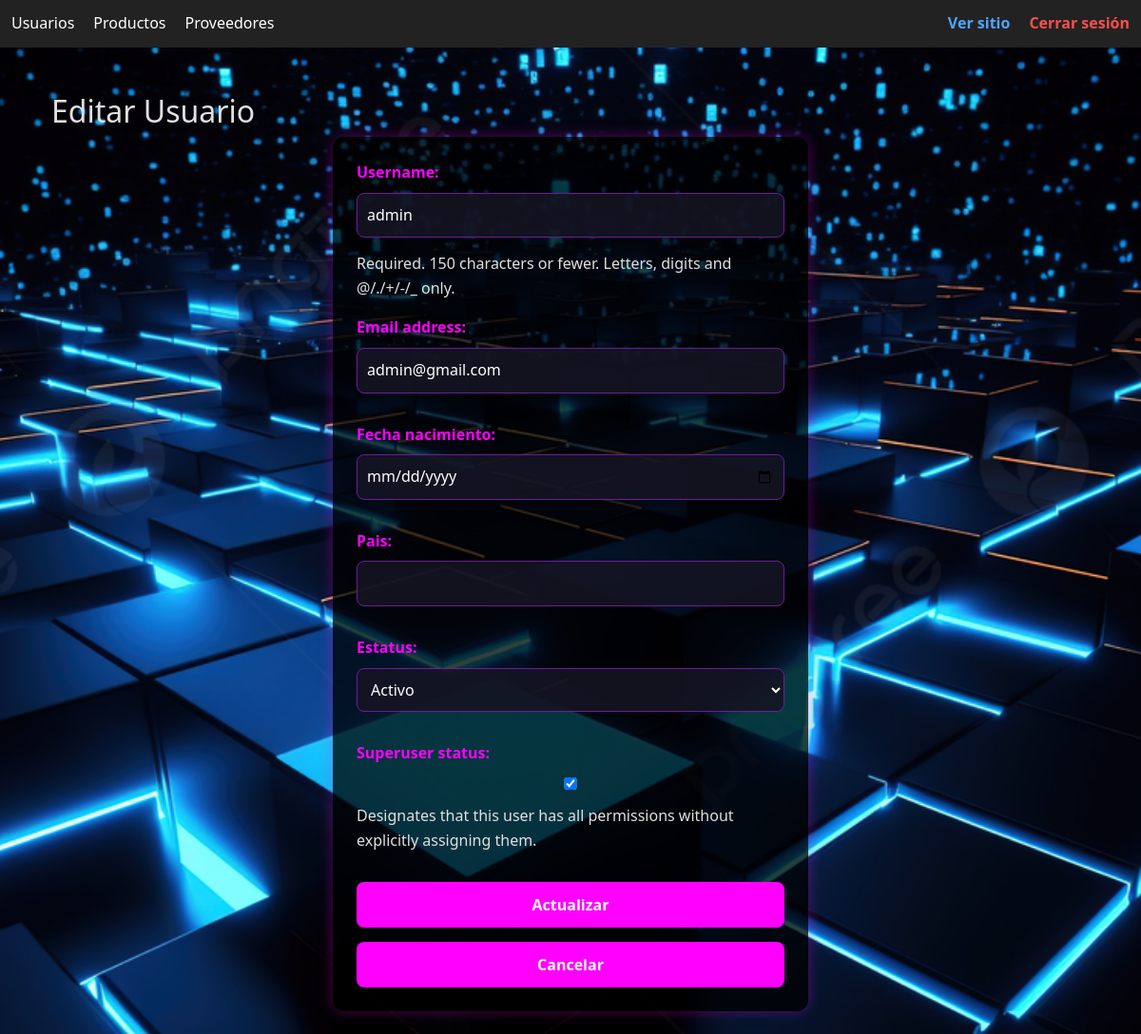
Page /crud/usuarios/editar/4/ (signed in) on the earlier database version.
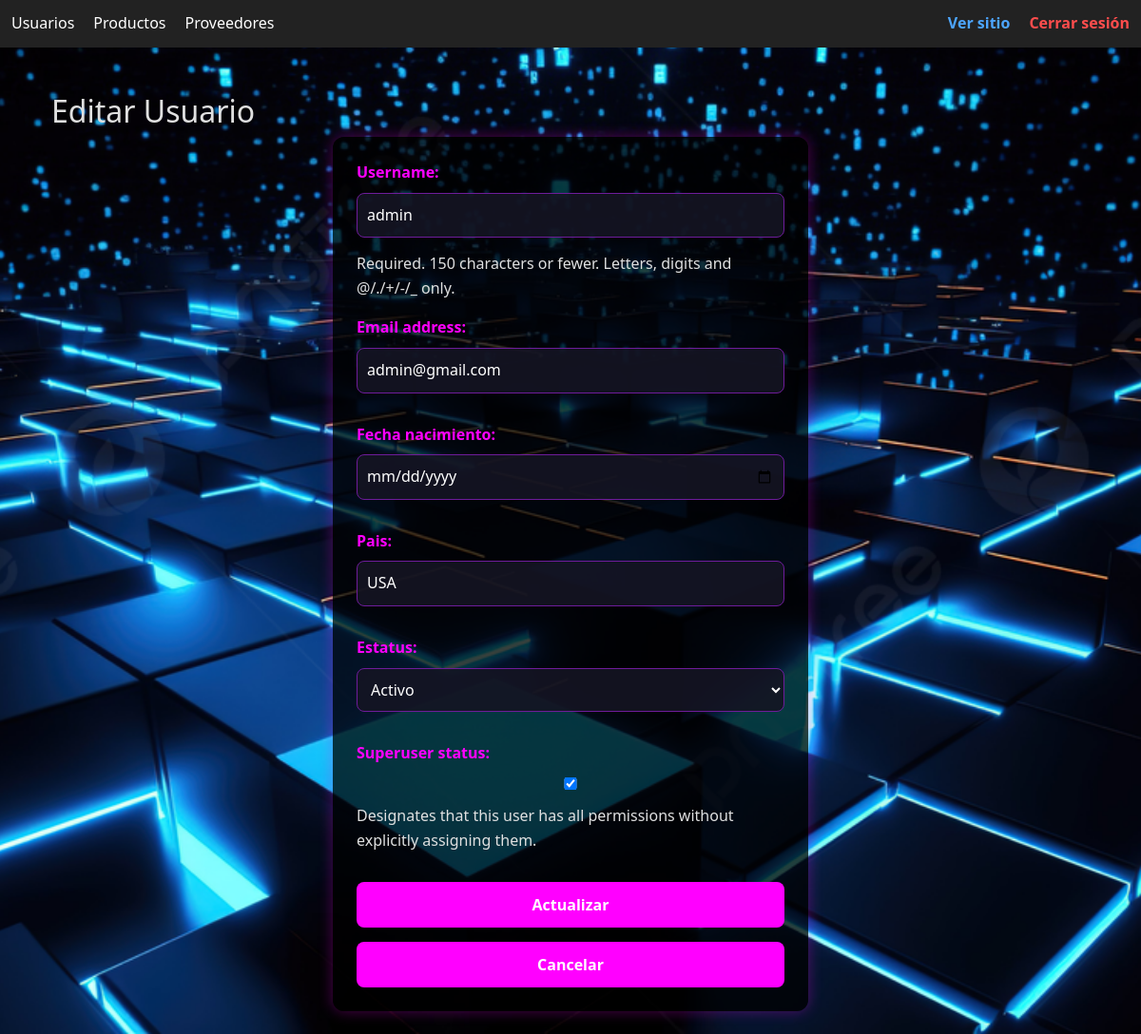
Same page on the later database version.
### App_GameVerse/models.py (models this page shows, shortened)
class Usuario(AbstractUser):                        # Extiende el modelo de usuario estándar de Django
    fecha_nacimiento = models.DateField(blank=True, null=True)  # Fecha de nacimiento opcional
    pais = models.CharField(max_length=50, blank=True, null=True)  # País opcional del usuario
    ESTATUS_CHOICES = [                             # Estados permitidos del usuario
        ('Activo', 'Activo'),
        ('No activo', 'No activo'),
    ]
    estatus = models.CharField(                     # Estado actual del usuario
        max_length=10,
        choices=ESTATUS_CHOICES,
        default='Activo'
    )
    biblioteca = models.JSONField(default=list, blank=True)  # Lista JSON de productos comprados
    carrito = models.JSONField(default=list, blank=True)     # Lista JSON del carrito de compras
    credito = models.DecimalField(                          # Dinero disponible para usar
        max_digits=10,
        decimal_places=2,
        default=Decimal('0.00'),
        validators=[MinValueValidator(0.00)]                 # Evita valores negativos
    )

### App_GameVerse/views.py (the view)
# urls.py: path('crud/usuarios/editar/<int:pk>/', views.usuario_update, name='usuario_update'), # Editar usuario existente
@csrf_exempt
@superuser_required
def usuario_update(request, pk):
    usuario = get_object_or_404(Usuario, pk=pk)
    if request.method == 'POST':
        form = UsuarioForm(request.POST, instance=usuario)
        if form.is_valid():
            form.save()
            messages.success(request, "Usuario actualizado correctamente.")
            return redirect('App_GameVerse:usuario_list')
    else:
        form = UsuarioForm(instance=usuario)
    return render(request, 'App_GameVerse/CRUD/usuario_form.html', {'form': form})

### App_GameVerse/forms.py
class UsuarioForm(forms.ModelForm):
    class Meta:
        model = Usuario
        fields = ['username', 'email', 'fecha_nacimiento', 'pais', 'estatus', 'is_superuser']
        widgets = {
            'fecha_nacimiento': forms.DateInput(attrs={'type': 'date'})
        }

### App_GameVerse/views.py (called while the page is built)
def superuser_required(view_func):
    return user_passes_test(
        lambda u: u.is_superuser,
        login_url='/login/'
    )(view_func)

### App_GameVerse/templates/App_GameVerse/crud/usuario_form.html (shortened to what this page needs)
{% extends 'App_GameVerse/CRUD/base_crud.html' %}
{% block content %}
<div class="container mt-4">
    <h2>
        {% if form.instance.pk %}
            Editar Usuario
        {% else %}
            Agregar Usuario
        {% endif %}
    </h2>
    <form method="post">
        {{ form.as_p }}
        <button type="submit" class="btn btn-success">
            {% if form.instance.pk %}Actualizar{% else %}Guardar{% endif %}
        </button>
        <a href="{% url 'App_GameVerse:usuario_list' %}" class="btn btn-secondary">Cancelar</a>
    </form>
</div>
{% endblock %}

Differences in the rows shown:
changed Usuario "admin": pais (not shown) → "USA"
